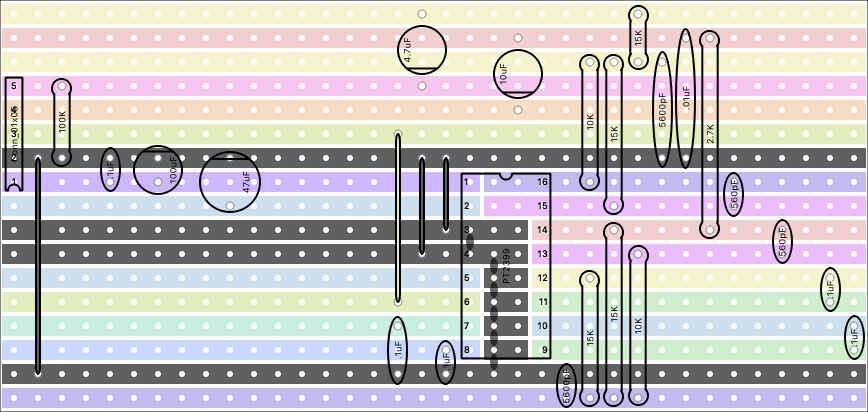
#> input picture boards/pt2399-core/pt2399-core.perfboard.png, 868 x 412 px
$ python pixelbands.py ../../../../boards/pt2399-core/pt2399-core.perfboard.png ../../../../boards/pt2399-core/pt2399-core.perfboard.png
#> lines starting #> are read from the running program, lines starting #| are printed output that depends on the picture
"""Where two renders differ, as row bands AND the column bands inside each one.

`pixeldiff.py` reports row bands and column bands separately, which is already
more localised than a bounding box - but on a page where one group spans the
full width, the column band is the whole page and says nothing about the small
row bands. This reports the columns that differ WITHIN each row band, so a 2 mm
band 200 mm away from the repair is localised rather than absorbed.

POSITIVE CONTROL: the same comparison of the BEFORE image against itself must
report zero differing pixels, and against its own inverse must report a large
number. A comparator that cannot find a difference it was handed makes the real
result meaningless.

usage: pixelbands.py <before.png> <after.png>
"""
import sys

import numpy as np
from PIL import Image

DPI = 200
PPMM = DPI / 25.4
THRESHOLD = 25


def load(p):
    return np.asarray(Image.open(p).convert("L")).astype(int)
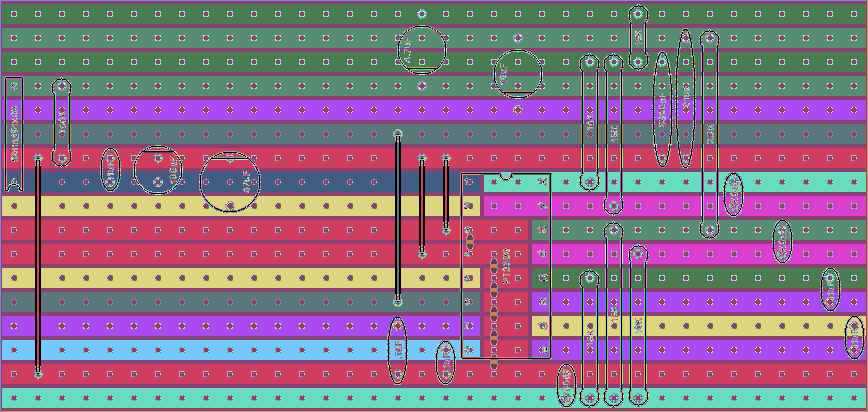
#> returned value: shape (412, 868) int64; 256 distinct labels, from 0 to 255; one colour per label, 0 black


def bands(idx, gap=5):
    if len(idx) == 0:
        return []
    out, start, prev = [], idx[0], idx[0]
    for v in idx[1:]:
        if v > prev + gap:
            out.append((start, prev))
            start = v
        prev = v
    out.append((start, prev))
    return out


def mm(v):
    return round(float(v) / PPMM, 2)


def main():
    a, b = load(sys.argv[1]), load(sys.argv[2])
    if a.shape != b.shape:
        raise SystemExit(f"different image sizes: {a.shape} vs {b.shape}")
    if int((np.abs(a - a) > THRESHOLD).sum()) != 0:
        raise SystemExit("positive control failed: an image differs from itself")
    inverted = int((np.abs(a - (255 - a)) > THRESHOLD).sum())
#> inverted = 353356
    if inverted == 0:
        raise SystemExit("positive control failed: an image does not differ "
                         "from its own inverse")
    print(f"positive control: self 0 differing pixels, inverse {inverted}")
#| positive control: self 0 differing pixels, inverse 353356

    d = np.abs(a - b) > THRESHOLD
#> d: shape (412, 868) bool; every value is 0
    print(f"image {a.shape[1]}x{a.shape[0]} px at {DPI} dpi, "
          f"differing pixels {int(d.sum())}")
#| image 868x412 px at 200 dpi, differing pixels 0
    rows = np.where(d.any(axis=1))[0]
#> rows = empty array
    for r0, r1 in bands(rows):
        sub = d[r0:r1 + 1]
        cols = np.where(sub.any(axis=0))[0]
        print(f"  rows {mm(r0):7.2f} .. {mm(r1):7.2f} mm   "
              f"{int(sub.sum()):7d} px   columns "
              f"{[(mm(c0), mm(c1)) for c0, c1 in bands(cols, gap=40)]}")
#> this loop made 0 passes


main()
